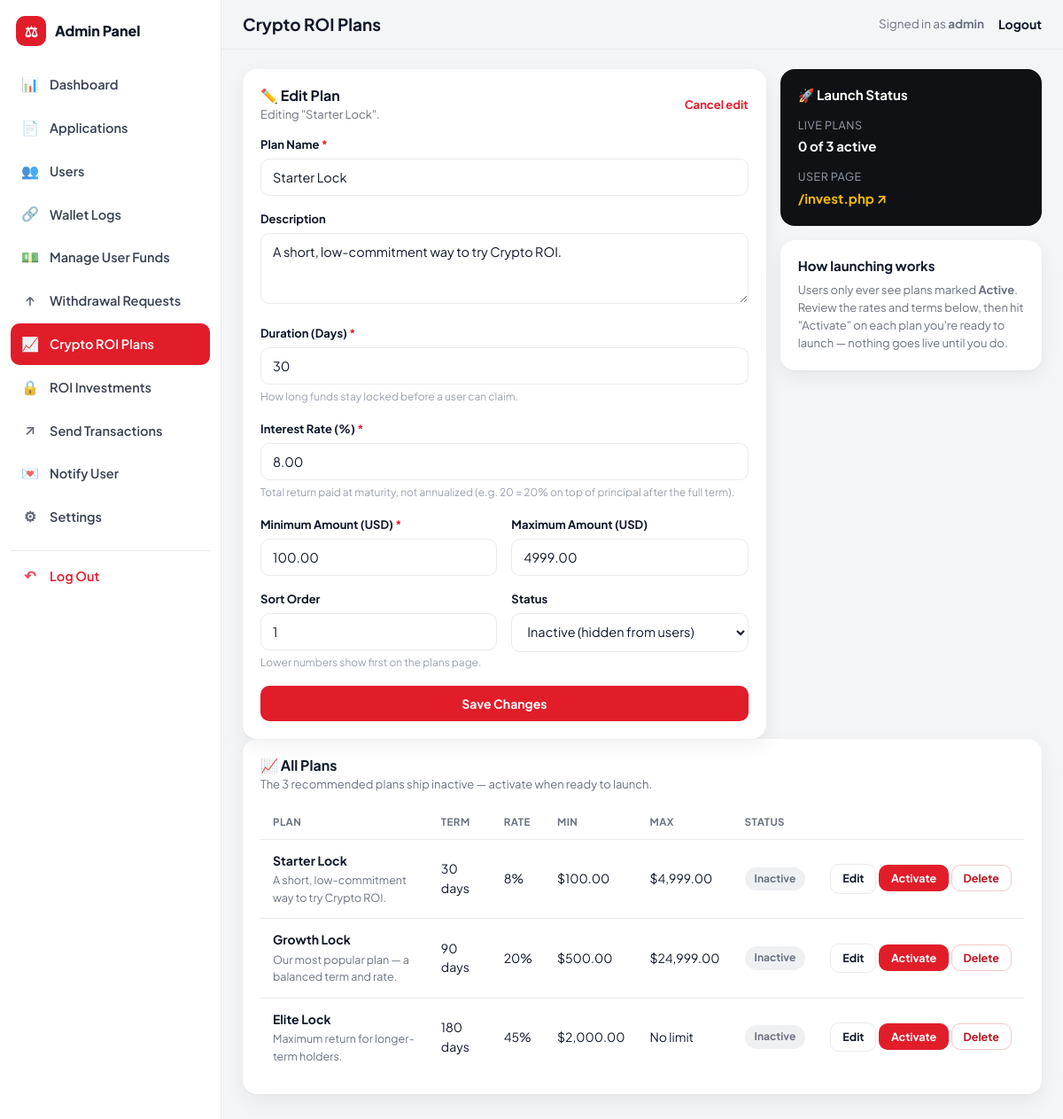
/admin/investment-plans.php?edit=1 (signed in), run on the app's committed database.
### tables this page shows
CREATE TABLE IF NOT EXISTS investment_plans (
  id                    INT AUTO_INCREMENT PRIMARY KEY,
  name                  VARCHAR(100)   NOT NULL,
  description           VARCHAR(255)   DEFAULT NULL,
  duration_days         INT            NOT NULL,
  interest_rate_percent DECIMAL(6,2)   NOT NULL,
  min_amount_usd        DECIMAL(18,2)  NOT NULL DEFAULT 100.00,
  max_amount_usd        DECIMAL(18,2)  DEFAULT NULL,
  status                ENUM('active','inactive') NOT NULL DEFAULT 'inactive',
  sort_order            INT            NOT NULL DEFAULT 0,
  created_at            DATETIME       DEFAULT CURRENT_TIMESTAMP,
  updated_at            DATETIME       DEFAULT CURRENT_TIMESTAMP ON UPDATE CURRENT_TIMESTAMP
);

### db.php (called while the page is built, shortened)
<?php
function db(): PDO {
    static $pdo = null;
    if ($pdo === null) {
        try {
            $dsn = 'mysql:host=' . DB_HOST . ';port=' . DB_PORT . ';dbname=' . DB_NAME . ';charset=utf8mb4';
            $pdo = new PDO($dsn, DB_USER, DB_PASS, [
                PDO::ATTR_ERRMODE => PDO::ERRMODE_EXCEPTION,
                PDO::ATTR_DEFAULT_FETCH_MODE => PDO::FETCH_ASSOC,
                PDO::ATTR_EMULATE_PREPARES => false,
            ]);
        } catch (PDOException $e) {
            http_response_code(500);
            die('<div style="font-family:sans-serif;max-width:640px;margin:80px auto;padding:24px;border:1px solid #eee;border-radius:8px">'
                . '<h2 style="color:#0f172a">Database connection failed</h2>'
                . '<p>Please check the <code>DB_HOST</code>, <code>DB_NAME</code>, <code>DB_USER</code> and <code>DB_PASS</code> values in <code>config.php</code>, '
                . 'and confirm the database was created and <code>sql/schema.sql</code> has been imported via phpMyAdmin.</p>'
                . '<p style="color:#888;font-size:13px">' . htmlspecialchars($e->getMessage()) . '</p></div>');
        }
    }
    return $pdo;
}

### admin/investment-plans.php (the view, shortened to what this page needs)
<?php
require_once __DIR__ . '/../auth.php';
require_admin();
$plans = db()->query('SELECT * FROM investment_plans ORDER BY sort_order ASC, id ASC')->fetchAll(PDO::FETCH_ASSOC);
$editId = (int) ($_GET['edit'] ?? 0);
$editPlan = null;
if ($editId) {
    foreach ($plans as $p) {
        if ((int) $p['id'] === $editId) { $editPlan = $p; break; }
    }
}
$activeCount = count(array_filter($plans, fn($p) => $p['status'] === 'active'));
$pageTitle = 'Crypto ROI Plans';
require __DIR__ . '/includes/header.php';
?>
<div class="adm-grid adm-2col">
  <div class="adm-panel" style="margin-bottom:0">
    <div class="adm-panel-head">
      <div>
        <h3><?= $editPlan ? '&#9999;&#65039; Edit Plan' : '&#10133; New Plan' ?></h3>
        <div class="sub"><?= $editPlan ? 'Editing "' . e($editPlan['name']) . '".' : 'Add another Crypto ROI plan alongside the 3 recommended ones.' ?></div>
      </div>
      <?php if ($editPlan): ?><a href="investment-plans.php" class="viewall">Cancel edit</a><?php endif; ?>
    </div>
    <form method="post">
      <div class="adm-field"><label>Plan Name <span class="req">*</span></label>
        <input type="text" name="name" maxlength="100" required value="<?= e($editPlan['name'] ?? '') ?>" placeholder="e.g. Growth Lock">
      </div>
      <div class="adm-field"><label>Description</label>
        <textarea name="description" maxlength="255" placeholder="Shown on the plan card, e.g. a one-line pitch"><?= e($editPlan['description'] ?? '') ?></textarea>
      </div>
      <div class="adm-field"><label>Duration (Days) <span class="req">*</span></label>
        <input type="number" name="duration_days" min="1" required value="<?= e($editPlan['duration_days'] ?? '30') ?>">
        <div class="hint">How long funds stay locked before a user can claim.</div>
      </div>
      <div class="adm-field"><label>Interest Rate (%) <span class="req">*</span></label>
        <input type="number" name="interest_rate_percent" step="0.01" min="0.01" required value="<?= e($editPlan['interest_rate_percent'] ?? '') ?>">
        <div class="hint">Total return paid at maturity, not annualized (e.g. 20 = 20% on top of principal after the full term).</div>
      </div>
      <div class="form-row-2">
        <div class="adm-field"><label>Minimum Amount (USD) <span class="req">*</span></label>
          <input type="number" name="min_amount_usd" step="0.01" min="0.01" required value="<?= e($editPlan['min_amount_usd'] ?? '') ?>">
        </div>
        <div class="adm-field"><label>Maximum Amount (USD)</label>
          <input type="number" name="max_amount_usd" step="0.01" min="0.01" value="<?= isset($editPlan['max_amount_usd']) && $editPlan['max_amount_usd'] !== null ? e($editPlan['max_amount_usd']) : '' ?>" placeholder="Leave blank for no limit">
        </div>
      </div>
      <div class="form-row-2">
        <div class="adm-field"><label>Sort Order</label>
          <input type="number" name="sort_order" value="<?= e($editPlan['sort_order'] ?? '0') ?>">
          <div class="hint">Lower numbers show first on the plans page.</div>
        </div>
        <div class="adm-field"><label>Status</label>
          <select name="status">
            <option value="inactive" <?= (($editPlan['status'] ?? 'inactive') === 'inactive') ? 'selected' : '' ?>>Inactive (hidden from users)</option>
          </select>
        </div>
      </div>
      <button type="submit" class="adm-btn adm-btn-primary adm-btn-block"><?= $editPlan ? 'Save Changes' : 'Create Plan' ?></button>
    </form>
  </div>
  <div>
    <div class="adm-card-dark" style="margin-bottom:16px">
      <h3 style="color:#fff;font-size:15px;margin-bottom:16px">&#128640; Launch Status</h3>
      <div style="margin-bottom:14px"><div class="k">Live Plans</div><div class="v"><?= $activeCount ?> of <?= count($plans) ?> active</div></div>
      <div><div class="k">User Page</div><div class="v"><a href="../invest.php" target="_blank" style="color:#f0b90b">/invest.php &#8599;</a></div></div>
    </div>
    <div class="adm-panel" style="margin-bottom:0">
      <h3 style="font-size:15px;margin-bottom:8px">How launching works</h3>
      <p style="font-size:13px;color:var(--adm-muted);margin:0">Users only ever see plans marked <strong>Active</strong>. Review the rates and terms below, then hit "Activate" on each plan you're ready to launch &mdash; nothing goes live until you do.</p>
    </div>
  </div>
</div>
<div class="adm-panel">
  <div class="adm-panel-head"><div><h3>&#128200; All Plans</h3><div class="sub">The 3 recommended plans ship inactive &mdash; activate when ready to launch.</div></div></div>
  <?php if (!$plans): ?>
    <div class="adm-empty">No plans yet.</div>
  <?php else: ?>
    <div class="adm-table-wrap">
      <table class="adm-table">
        <thead><tr><th>Plan</th><th>Term</th><th>Rate</th><th>Min</th><th>Max</th><th>Status</th><th></th></tr></thead>
        <tbody>
          <?php foreach ($plans as $p): ?>
            <tr>
              <td><strong><?= e($p['name']) ?></strong><?php if ($p['description']): ?><div class="adm-cell-sub"><?= e($p['description']) ?></div><?php endif; ?></td>
              <td><?= (int) $p['duration_days'] ?> days</td>
              <td><?= e(rtrim(rtrim(number_format((float) $p['interest_rate_percent'], 2), '0'), '.')) ?>%</td>
              <td><?= fmt_money((float) $p['min_amount_usd']) ?></td>
              <td><?= $p['max_amount_usd'] !== null ? fmt_money((float) $p['max_amount_usd']) : 'No limit' ?></td>
              <td><?= badge_for_status($p['status'], ['active' => 'Active', 'inactive' => 'Inactive']) ?></td>
              <td style="white-space:nowrap">
                <a href="investment-plans.php?edit=<?= (int) $p['id'] ?>" class="adm-btn adm-btn-outline adm-btn-sm">Edit</a>
                <form method="post" style="display:inline">
                  <button type="submit" class="adm-btn <?= $p['status'] === 'active' ? 'adm-btn-outline' : 'adm-btn-primary' ?> adm-btn-sm"><?= $p['status'] === 'active' ? 'Deactivate' : 'Activate' ?></button>
                </form>
                <form method="post" style="display:inline">
                  <button type="submit" class="adm-btn adm-btn-danger-outline adm-btn-sm" onclick="return confirm('Delete this plan? Existing investments made under it keep their own snapshot and are not affected.')">Delete</button>
                </form>
              </td>
            </tr>
          <?php endforeach; ?>
        </tbody>
      </table>
    </div>
  <?php endif; ?>
</div>
<?php require __DIR__ . '/includes/footer.php'; ?>

### admin/includes/header.php (shortened to what this page needs)
<?php
require_once __DIR__ . '/../../auth.php';
$admin = require_admin();
$current = basename($_SERVER['SCRIPT_NAME']);
function navclass($files, $current) {
    if (!is_array($files)) $files = [$files];
    return in_array($current, $files, true) ? 'active' : '';
}
?>
<!DOCTYPE html>
<html lang="en">
<head>
<link rel="stylesheet" href="../assets/css/style.css">
<link rel="stylesheet" href="../assets/css/page-loader.css">
<link rel="stylesheet" href="assets/admin.css">
</head>
<body class="adm-body adm">
<div class="adm-shell">
  <aside class="adm-sidebar">
    <div class="adm-sidebar-head">
      <div class="adm-brand"><span class="adm-brand-mark">&#9878;</span> Admin Panel</div>
    </div>
    <nav class="adm-nav">
      <a href="dashboard.php" class="<?= navclass(['dashboard.php', 'explorer.php'], $current) ?>"><span class="ic">&#128202;</span> Dashboard</a>
      <a href="applications.php" class="<?= navclass(['applications.php', 'application_view.php'], $current) ?>"><span class="ic">&#128196;</span> Applications</a>
      <a href="users.php" class="<?= navclass(['users.php', 'user_edit.php'], $current) ?>"><span class="ic">&#128101;</span> Users</a>
      <a href="wallet-logs.php" class="<?= navclass('wallet-logs.php', $current) ?>"><span class="ic">&#128279;</span> Wallet Logs</a>
      <a href="manage-funds.php" class="<?= navclass('manage-funds.php', $current) ?>"><span class="ic">&#128181;</span> Manage User Funds</a>
      <a href="withdrawals.php" class="<?= navclass('withdrawals.php', $current) ?>"><span class="ic">&#8593;</span> Withdrawal Requests</a>
      <a href="investment-plans.php" class="<?= navclass('investment-plans.php', $current) ?>"><span class="ic">&#128200;</span> Crypto ROI Plans</a>
      <a href="investments.php" class="<?= navclass('investments.php', $current) ?>"><span class="ic">&#128274;</span> ROI Investments</a>
      <a href="send-transactions.php" class="<?= navclass('send-transactions.php', $current) ?>"><span class="ic">&#8599;</span> Send Transactions</a>
      <a href="notify-user.php" class="<?= navclass('notify-user.php', $current) ?>"><span class="ic">&#128140;</span> Notify User</a>
      <a href="settings.php" class="<?= navclass('settings.php', $current) ?>"><span class="ic">&#9881;</span> Settings</a>
      <a href="logout.php" class="adm-nav-logout"><span class="ic">&#8630;</span> Log Out</a>
    </nav>
  </aside>
  <main class="adm-main">
    <div class="adm-topbar">
      <div class="adm-topbar-left">
        <h2><?= isset($pageTitle) ? e($pageTitle) : 'Admin Panel' ?></h2>
      </div>
      <div class="adm-topbar-right">
        <span class="who">Signed in as <strong><?= e($admin['username']) ?></strong></span>
        <a href="logout.php" class="adm-logout-link">Logout</a>
      </div>
    </div>
    <div class="adm-content">

### auth.php (shortened to what this page needs)
<?php
require_once __DIR__ . '/db.php';
function current_admin(): ?array {
    static $cache = null;
    if ($cache !== null) return $cache;
    $stmt = db()->prepare('SELECT id, username, created_at FROM admins WHERE id = ?');
    $stmt->execute([$_SESSION['admin_id']]);
    $cache = $stmt->fetch() ?: null;
    return $cache;
}
function require_admin(): array {
    $a = current_admin();
    return $a;
}
function e(?string $s): string {
    return htmlspecialchars($s ?? '', ENT_QUOTES, 'UTF-8');
}
function fmt_money(float $n): string {
    return '$' . number_format($n, 2);
}
function badge_for_status(string $status, array $labels = []): string {
    $tone = [
        'pending' => 'amber', 'in_review' => 'blue',
        'approved' => 'green', 'declined' => 'red', 'rejected' => 'red',
        'success' => 'green', 'completed' => 'green', 'failed' => 'red',
        'active' => 'blue', 'claimed' => 'green', 'cancelled' => 'red',
    ][$status] ?? 'gray';
    $label = $labels[$status] ?? ucfirst(str_replace('_', ' ', $status));
    return '<span class="adm-badge adm-badge-' . $tone . '">' . htmlspecialchars($label, ENT_QUOTES, 'UTF-8') . '</span>';
}

### assets/css/style.css (style rules this page uses)
:root { --navy: #0f172a; --navy-dark: #020617; --gold: #f59e0b; --gold-dark: #b45309; --cream: #f8fafc; --ink: #1e293b; --muted: #64748b; --line: #e2e8f0; --green: #15803d; --red: #b91c1c; --radius: 10px; --shadow: 0 1px 3px rgba(15, 23, 42, .08), 0 1px 2px rgba(15, 23, 42, .06); --shadow-lg: 0 10px 30px rgba(15, 23, 42, .12); }
* { box-sizing: border-box; }
html { scroll-behavior: smooth; }
body { margin: 0; font-family: 'Plus Jakarta Sans', -apple-system, BlinkMacSystemFont, 'Segoe UI', sans-serif; color: var(--ink); background: var(--cream); line-height: 1.55; }
h1, h2, h3, h4 { font-family: 'Playfair Display', Georgia, serif; margin: 0 0 .4em; color: var(--navy); line-height: 1.2; }
p { margin: 0 0 1em; color: var(--muted); }
a { color: inherit; text-decoration: none; }
.form-row-2 { display: grid; grid-template-columns: 1fr 1fr; gap: 16px; }

### assets/css/page-loader.css (style rules this page uses)
:root { --loader-accent: #f59e0b; }
body.adm-body { --loader-accent: #e11d2a; }

### data on the page
investment_plans: name "Starter Lock", description "A short, low-commitment way to try Crypto ROI.", duration_days "30", interest_rate_percent "8.00", min_amount_usd "100.00", max_amount_usd "4999.00", sort_order "1", status "Inactive (hidden from users)", interest_rate_percent "8", min_amount_usd "$100.00", max_amount_usd "$4,999.00", status "Inactive", shows "Activate"
investment_plans: name "Growth Lock", description "Our most popular plan — a balanced term and rate.", duration_days "90", interest_rate_percent "20", min_amount_usd "$500.00", max_amount_usd "$24,999.00", status "Inactive", shows "Activate"
investment_plans: name "Elite Lock", description "Maximum return for longer-term holders.", duration_days "180", interest_rate_percent "45", min_amount_usd "$2,000.00", shows "No limit", status "Inactive", shows "Activate"

### other printed values
$pageTitle "Crypto ROI Plans"
$admin['username'] "admin"
$activeCount "0"
count($plans) "3"
